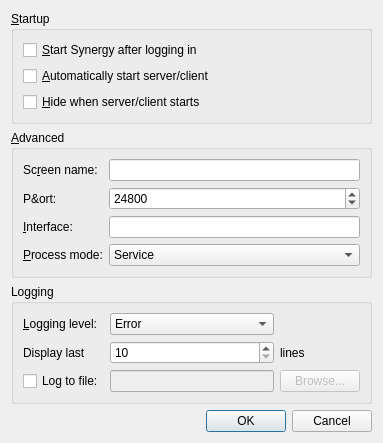
<?xml version="1.0" encoding="UTF-8"?>
<ui version="4.0">
 <class>SettingsDialogBase</class>
 <widget class="QDialog" name="SettingsDialogBase">
  <property name="geometry">
   <rect>
    <x>0</x>
    <y>0</y>
    <width>383</width>
    <height>400</height>
   </rect>
  </property>
  <property name="windowTitle">
   <string>Settings</string>
  </property>
  <layout class="QGridLayout">
   <item row="1" column="0" colspan="2">
    <widget class="QGroupBox" name="m_pGroupAdvanced">
     <property name="title">
      <string>&amp;Advanced</string>
     </property>
     <layout class="QGridLayout">
      <item row="0" column="0">
       <widget class="QLabel" name="m_pLabel_19">
        <property name="text">
         <string>Sc&amp;reen name:</string>
        </property>
        <property name="buddy">
         <cstring>m_pLineEditScreenName</cstring>
        </property>
       </widget>
      </item>
      <item row="0" column="2">
       <widget class="QLineEdit" name="m_pLineEditScreenName">
        <property name="enabled">
         <bool>true</bool>
        </property>
       </widget>
      </item>
      <item row="1" column="0">
       <widget class="QLabel" name="m_pLabel_20">
        <property name="text">
         <string>P&amp;ort:</string>
        </property>
       </widget>
      </item>
      <item row="2" column="0">
       <widget class="QLabel" name="m_pLabel_21">
        <property name="text">
         <string>&amp;Interface:</string>
        </property>
        <property name="buddy">
         <cstring>m_pLineEditInterface</cstring>
        </property>
       </widget>
      </item>
      <item row="2" column="2">
       <widget class="QLineEdit" name="m_pLineEditInterface">
        <property name="enabled">
         <bool>true</bool>
        </property>
       </widget>
      </item>
      <item row="1" column="2">
       <widget class="QSpinBox" name="m_pSpinBoxPort">
        <property name="enabled">
         <bool>true</bool>
        </property>
        <property name="sizePolicy">
         <sizepolicy hsizetype="MinimumExpanding" vsizetype="Fixed">
          <horstretch>0</horstretch>
          <verstretch>0</verstretch>
         </sizepolicy>
        </property>
        <property name="maximum">
         <number>65535</number>
        </property>
        <property name="value">
         <number>24800</number>
        </property>
       </widget>
      </item>
      <item row="3" column="0">
       <widget class="QLabel" name="m_pLabel_22">
        <property name="text">
         <string>&amp;Process mode:</string>
        </property>
        <property name="buddy">
         <cstring>m_pLineEditInterface</cstring>
        </property>
       </widget>
      </item>
      <item row="3" column="2">
       <widget class="QComboBox" name="m_pComboProcessMode">
        <item>
         <property name="text">
          <string>Service</string>
         </property>
        </item>
        <item>
         <property name="text">
          <string>Desktop (legacy)</string>
         </property>
        </item>
       </widget>
      </item>
     </layout>
    </widget>
   </item>
   <item row="6" column="0" colspan="2">
    <widget class="QDialogButtonBox" name="buttonBox">
     <property name="orientation">
      <enum>Qt::Horizontal</enum>
     </property>
     <property name="standardButtons">
      <set>QDialogButtonBox::Cancel|QDialogButtonBox::Ok</set>
     </property>
    </widget>
   </item>
   <item row="3" column="0" rowspan="2" colspan="2">
    <widget class="QGroupBox" name="m_pGroupLog">
     <property name="title">
      <string>Logging</string>
     </property>
     <layout class="QGridLayout" name="gridLayout">
      <item row="2" column="1">
       <widget class="QLineEdit" name="m_pLineEditLogFilename">
        <property name="enabled">
         <bool>false</bool>
        </property>
       </widget>
      </item>
      <item row="0" column="0">
       <widget class="QLabel" name="m_pLabel_3">
        <property name="text">
         <string>&amp;Logging level:</string>
        </property>
        <property name="buddy">
         <cstring>m_pComboLogLevel</cstring>
        </property>
       </widget>
      </item>
      <item row="2" column="0">
       <widget class="QCheckBox" name="m_pCheckBoxLogToFile">
        <property name="text">
         <string>Log to file:</string>
        </property>
       </widget>
      </item>
      <item row="2" column="2">
       <widget class="QPushButton" name="m_pButtonBrowseLog">
        <property name="enabled">
         <bool>false</bool>
        </property>
        <property name="text">
         <string>Browse...</string>
        </property>
       </widget>
      </item>
      <item row="0" column="1">
       <widget class="QComboBox" name="m_pComboLogLevel">
        <item>
         <property name="text">
          <string>Error</string>
         </property>
        </item>
        <item>
         <property name="text">
          <string>Warning</string>
         </property>
        </item>
        <item>
         <property name="text">
          <string>Note</string>
         </property>
        </item>
        <item>
         <property name="text">
          <string>Info</string>
         </property>
        </item>
        <item>
         <property name="text">
          <string>Debug</string>
         </property>
        </item>
        <item>
         <property name="text">
          <string>Debug1</string>
         </property>
        </item>
        <item>
         <property name="text">
          <string>Debug2</string>
         </property>
        </item>
       </widget>
      </item>
      <item row="1" column="0">
       <widget class="QLabel" name="m_pLabel_4">
        <property name="text">
         <string>Display last</string>
        </property>
       </widget>
      </item>
      <item row="1" column="1">
       <widget class="QSpinBox" name="m_pLogDisplayLastLines">
        <property name="minimum">
         <number>10</number>
        </property>
        <property name="maximum">
         <number>30000</number>
        </property>
       </widget>
      </item>
      <item row="1" column="2">
       <widget class="QLabel" name="m_pLabel_5">
        <property name="text">
         <string>lines</string>
        </property>
       </widget>
      </item>
     </layout>
    </widget>
   </item>
   <item row="0" column="0" colspan="2">
    <widget class="QGroupBox" name="m_pGroupStart">
     <property name="title">
      <string>&amp;Startup</string>
     </property>
     <layout class="QVBoxLayout">
      <item>
       <widget class="QCheckBox" name="m_pCheckBoxAutoStart">
        <property name="text">
         <string>&amp;Start Synergy after logging in</string>
        </property>
       </widget>
      </item>
      <item>
       <widget class="QCheckBox" name="m_pCheckBoxAutoConnect">
        <property name="text">
         <string>&amp;Automatically start server/client</string>
        </property>
       </widget>
      </item>
      <item>
       <widget class="QCheckBox" name="m_pCheckBoxAutoHide">
        <property name="text">
         <string>&amp;Hide when server/client starts</string>
        </property>
       </widget>
      </item>
     </layout>
    </widget>
   </item>
   <item row="5" column="0" colspan="2">
    <spacer name="verticalSpacer">
     <property name="orientation">
      <enum>Qt::Vertical</enum>
     </property>
     <property name="sizeHint" stdset="0">
      <size>
       <width>20</width>
       <height>40</height>
      </size>
     </property>
    </spacer>
   </item>
  </layout>
 </widget>
 <tabstops>
  <tabstop>m_pLineEditScreenName</tabstop>
  <tabstop>m_pLineEditInterface</tabstop>
  <tabstop>m_pCheckBoxAutoConnect</tabstop>
  <tabstop>m_pComboLogLevel</tabstop>
  <tabstop>m_pCheckBoxLogToFile</tabstop>
  <tabstop>m_pLineEditLogFilename</tabstop>
  <tabstop>m_pButtonBrowseLog</tabstop>
  <tabstop>buttonBox</tabstop>
 </tabstops>
 <resources/>
 <connections>
  <connection>
   <sender>buttonBox</sender>
   <signal>accepted()</signal>
   <receiver>SettingsDialogBase</receiver>
   <slot>accept()</slot>
   <hints>
    <hint type="sourcelabel">
     <x>266</x>
     <y>340</y>
    </hint>
    <hint type="destinationlabel">
     <x>157</x>
     <y>274</y>
    </hint>
   </hints>
  </connection>
  <connection>
   <sender>buttonBox</sender>
   <signal>rejected()</signal>
   <receiver>SettingsDialogBase</receiver>
   <slot>reject()</slot>
   <hints>
    <hint type="sourcelabel">
     <x>334</x>
     <y>340</y>
    </hint>
    <hint type="destinationlabel">
     <x>286</x>
     <y>274</y>
    </hint>
   </hints>
  </connection>
 </connections>
</ui>
